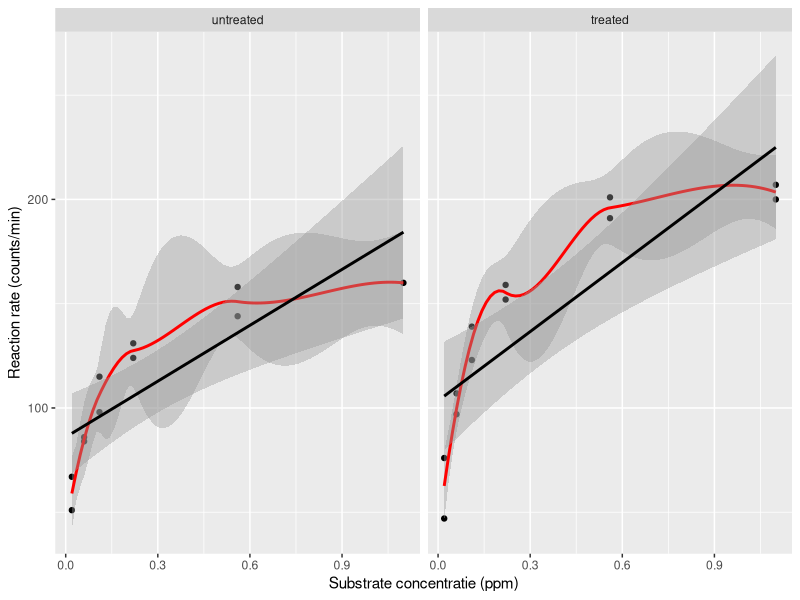
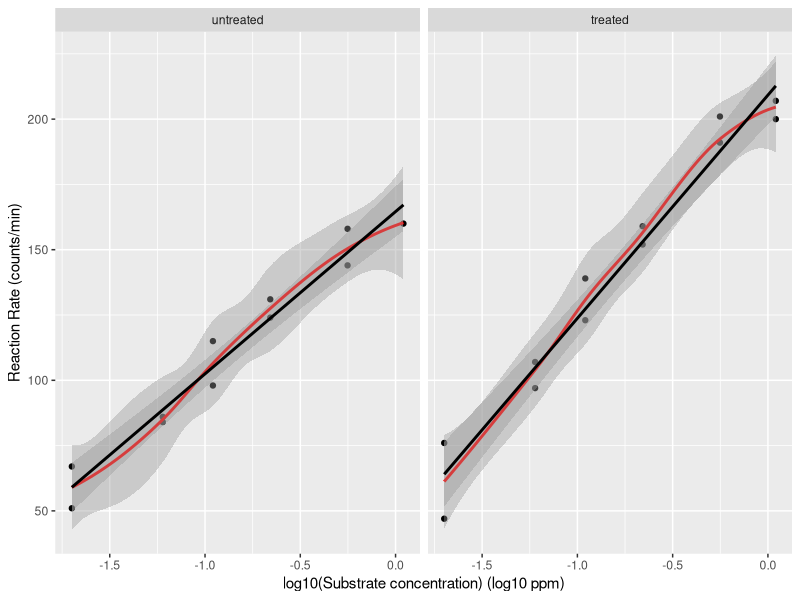
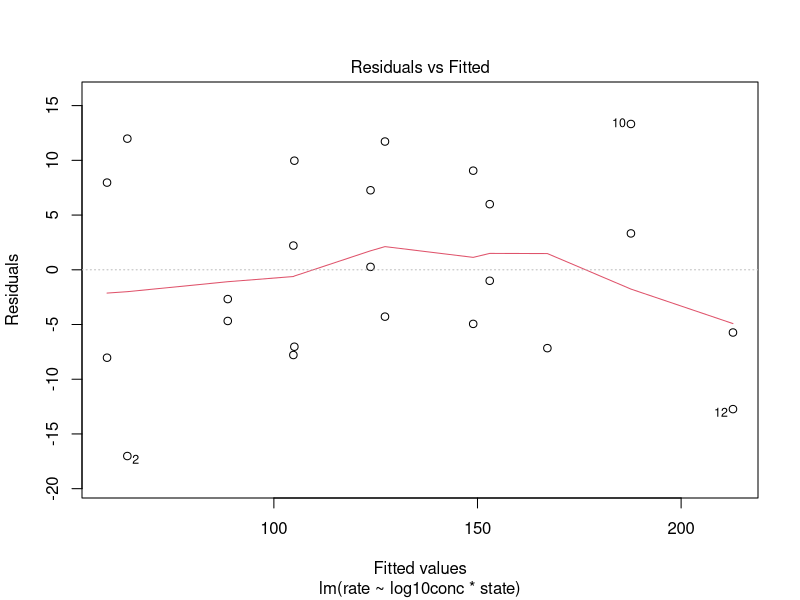
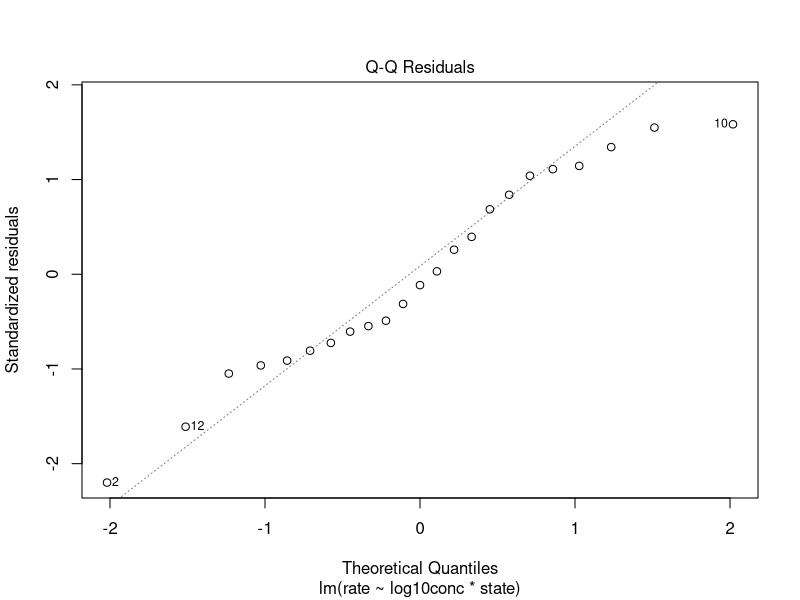
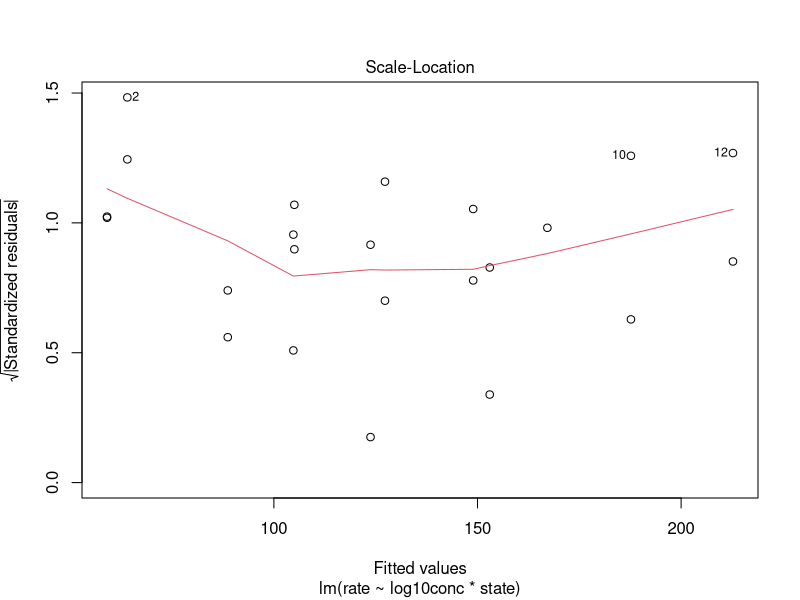

These charts were generated, in order, by the following R code:
## ---- chunk 1
library(tidyverse)
## ---- chunk 2
data(Puromycin)
## ---- chunk 3
Puromycin <- Puromycin %>%
  mutate(state = fct_relevel(state, c("untreated", "treated")))
## ---- chunk 4
Puromycin %>%
  ggplot(aes(x = conc, y = rate)) +
  geom_point() +
  stat_smooth(method = "loess", col = "red") + # fit een kromme door de punten (rode lijn)
  stat_smooth(method = "lm", col = "black") + # fit een rechte door de punten aan de hand van de kleinstekwadratenmethode
  ylab("Reaction rate (counts/min)") +
  xlab("Substrate concentratie (ppm)") +
  facet_grid(~state)
## ---- chunk 5
Puromycin %>%
  ggplot(aes(x = conc %>% log10(), y = rate)) +
  geom_point() +
  stat_smooth(method = "loess", col = "red") +
  stat_smooth(method = "lm", col = "black") +
  ylab("Reaction Rate (counts/min)") +
  xlab("log10(Substrate concentration) (log10 ppm)") +
  facet_grid(~state)
## ---- chunk 6
Puromycin <- Puromycin %>%
  mutate(log10conc = conc %>% log10())
mod1 <- lm(rate ~ log10conc * state, Puromycin)
summary(mod1)
## ---- chunk 7
plot(mod1, which = 1)
## ---- chunk 8
plot(mod1, which = 2)
## ---- chunk 9
plot(mod1, which = 3)
## ---- chunk 10
mod0 <- lm(rate ~ state, data = Puromycin)
anova(mod0, mod1)
## ---- chunk 11
car::Anova(mod1)
## ---- chunk 12
library(multcomp)
mcp1 <- glht(mod1, linfct = c("log10conc = 0", "log10conc + log10conc:statetreated = 0", "log10conc:statetreated = 0"))
summary(mcp1)
confint(mcp1)
